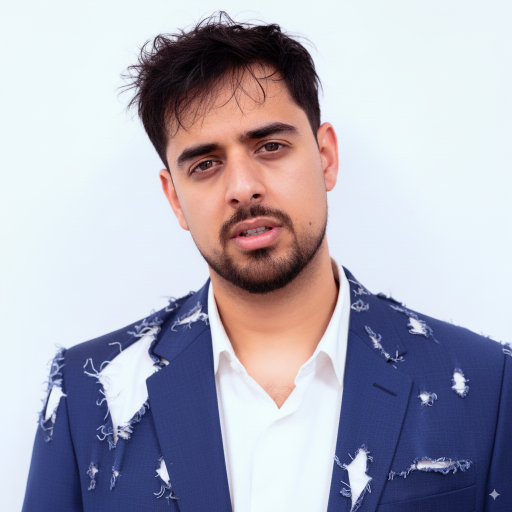
#> input picture images of me/portrait_distressed_suit.png, 1024 x 1024 px, found by its file name (shown at 1/2 size)
$ python generate_end_of_ai_thumbnail.py
#> lines starting #> are read from the running program, lines starting #| are printed output that depends on the picture
import os
from datetime import datetime
from google import genai
from google.genai import types
from PIL import Image
from dotenv import load_dotenv

# Load API key from .env
load_dotenv()
client = genai.Client()

# Create date-based output folder
date_folder = datetime.now().strftime("%Y-%m-%d")
output_dir = f"outputs/thumbnails/{date_folder}"
os.makedirs(output_dir, exist_ok=True)

# Base path
base_path = "/Users/marwankashef/Desktop/YouTube/YT Command Centre"

# Load presenter images
presenter_distressed = Image.open(f"{base_path}/images of me/portrait_distressed_suit.png")
#> presenter_distressed is the input picture: PIL image 1024x1024 RGBA; mean R, G, B, A 174.4, 173, 186.6, 255
presenter_skeptical = Image.open(f"{base_path}/images of me/portrait_skeptical.png")
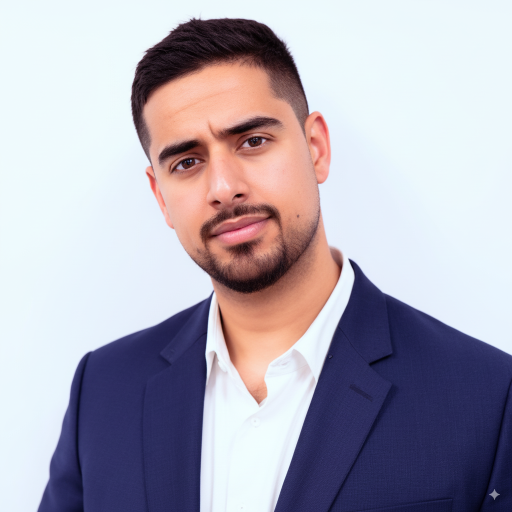
#> input picture images of me/portrait_skeptical.png, 1024 x 1024 px, found by its file name (shown at 1/2 size)
#> presenter_skeptical is the input picture: PIL image 1024x1024 RGBA; mean R, G, B, A 174.6, 170.4, 183, 255
presenter_shocked = Image.open(f"{base_path}/images of me/speaking_shocked.png")
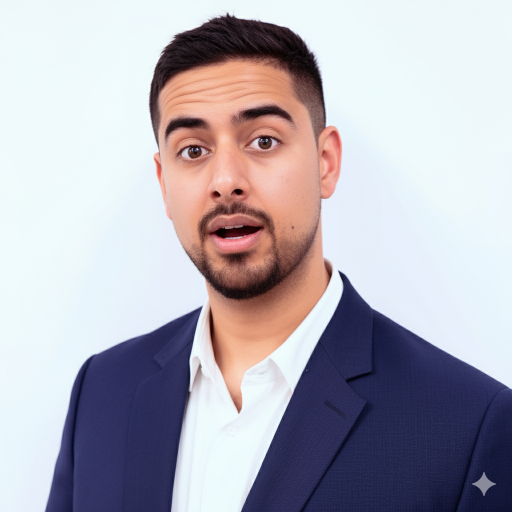
#> input picture images of me/speaking_shocked.png, 1024 x 1024 px, found by its file name (shown at 1/2 size)
#> presenter_shocked is the input picture: PIL image 1024x1024 RGB; mean R, G, B 177.6, 174.4, 183.9

# Video topic: "2026 is the End of AI" - Warning/contrarian content
# Mood: Ominous, dramatic, pattern interrupt

versions = [
    {
        "name": "end_of_ai_v1",
        "presenter": presenter_distressed,
        "prompt": """Create a YouTube thumbnail (16:9 aspect ratio) for "2026 is the END of AI":

CRITICAL: NO black borders. Image must go edge-to-edge, filling the entire frame.

COMPOSITION:
- Place the person on the RIGHT side with a distressed/worried expression
- In the CENTER-LEFT, show a large glowing "2026" text that looks ominous and cracking/breaking apart
- Add subtle AI-related imagery (neural network lines, circuits) that are fading/dissolving
- The "2026" should dominate the left side of the frame

STYLE:
- Clean gradient background (deep red to dark black) - apocalyptic, warning feel
- The "2026" should glow with an ominous red/orange energy, with cracks forming
- Dramatic, moody lighting with red tones illuminating the person
- High contrast, vibrant but dark colors

TEXT:
- Large bold white "THE END?" with thick black outline, positioned in upper area
- Text should be BIG and impossible to miss
- Add a subtle glow effect to the text

MOOD:
- Warning, ominous, controversial take
- Pattern interrupt - makes viewer stop scrolling
- Clean and uncluttered - KISS principle

IMPORTANT: Fill the entire 16:9 frame edge-to-edge. No borders, no padding, no frames."""
    },
    {
        "name": "end_of_ai_v2",
        "presenter": presenter_skeptical,
        "prompt": """Create a YouTube thumbnail (16:9 aspect ratio) for "2026: AI is OVER":

CRITICAL: NO black borders. Image must go edge-to-edge, filling the entire frame.

COMPOSITION:
- Place the person on the LEFT side with a skeptical/knowing expression
- In the CENTER-RIGHT, show "2026" in large dramatic text
- Behind the text, show an AI brain or robot face that is powering down/shutting off
- Add visual elements suggesting decline (downward arrows, fading lights)

STYLE:
- Clean gradient background (dark purple to black) - mysterious, foreboding
- The "2026" should have a cold blue glow that's flickering/dying
- The AI elements should look like they're losing power
- High contrast, dramatic lighting

TEXT:
- Large bold white "IT'S OVER" with thick red outline, positioned in upper-right area
- Text should be BIG and attention-grabbing

MOOD:
- Contrarian, insider knowledge, "I know something you don't"
- Skeptical but confident
- Clean composition

IMPORTANT: Fill the entire 16:9 frame edge-to-edge. No borders, no padding, no frames."""
    },
    {
        "name": "end_of_ai_v3",
        "presenter": presenter_shocked,
        "prompt": """Create a YouTube thumbnail (16:9 aspect ratio) for "2026 KILLS AI":

CRITICAL: NO black borders. Image must go edge-to-edge, filling the entire frame.

COMPOSITION:
- Place the person in CENTER-RIGHT with a shocked/alarmed expression
- In the CENTER-LEFT, show a massive "2026" that looks like it's smashing/destroying an AI symbol
- The AI symbol (brain, robot, neural network) should be shattering or exploding
- Dynamic energy lines showing impact/destruction

STYLE:
- Clean gradient background (orange to deep red) - urgent, alarming
- The destruction should have dramatic orange/red explosion effects
- High energy, dynamic composition
- Match dramatic lighting on the person's face

TEXT:
- Large bold white "GAME OVER" with thick black outline, positioned at TOP
- Text should be MASSIVE and impossible to miss

MOOD:
- Shock, urgency, breaking news feel
- Something huge is happening
- Clean but dynamic

IMPORTANT: Fill the entire 16:9 frame edge-to-edge. No borders, no padding, no frames."""
    }
]

print(f"Generating 3 thumbnail versions to: {output_dir}")
print("=" * 50)

for i, version in enumerate(versions, 1):
    print(f"\nGenerating Version {i}: {version['name']}...")
#> (printed output is left out)

    try:
        response = client.models.generate_content(
            model="gemini-2.0-flash-exp-image-generation",
            contents=[version["prompt"], version["presenter"]],
            config=types.GenerateContentConfig(
                response_modalities=["TEXT", "IMAGE"],
            ),
        )

        # Extract image from response
        image_saved = False
        for part in response.candidates[0].content.parts:
            if hasattr(part, "inline_data") and part.inline_data is not None:
                img_data = part.inline_data.data

                # Save as PNG
                png_path = f"{output_dir}/{version['name']}.png"
                with open(png_path, "wb") as f:
                    f.write(img_data)
                print(f"  ✓ Saved: {png_path}")

                # Also save as JPG for smaller file size
                img = Image.open(png_path)
                jpg_path = f"{output_dir}/{version['name']}.jpg"
                img.convert("RGB").save(jpg_path, "JPEG", quality=95)
                print(f"  ✓ Saved: {jpg_path}")

                image_saved = True
                break

        if not image_saved:
            print(f"  ✗ No image generated for {version['name']}")
#|   ✗ No image generated for end_of_ai_v1
            for part in response.candidates[0].content.parts:
                if hasattr(part, "text") and part.text:
                    print(f"  Response: {part.text[:200]}...")

    except Exception as e:
        print(f"  ✗ Error generating {version['name']}: {str(e)}")

print("\n" + "=" * 50)
print(f"Thumbnail generation complete! Check: {output_dir}")
